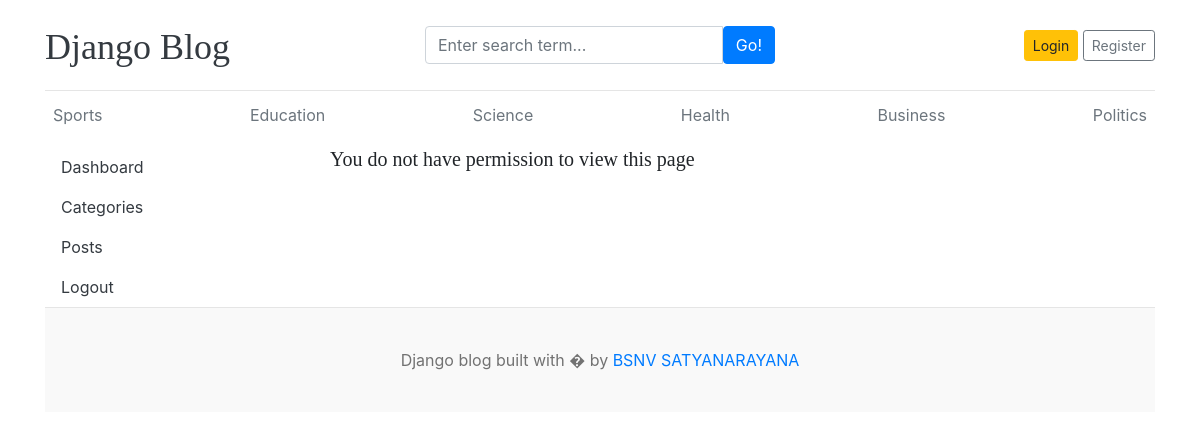
The page /dashboard/users/add/ on the database its author committed.
### blog/models.py (models this page shows, shortened)
class Category(models.Model):
    category_name=models.CharField(max_length=50,unique=True)
    created_at=models.DateTimeField(auto_now_add=True)
    updated_at=models.DateTimeField(auto_now=True)
    class Meta:
        verbose_name_plural='categories'

### dashboards/views.py (the view)
# urls.py: path('users/add/',views.add_user,name='add_user'),
def add_user(request):
    if request.method=='POST':
        form=AddUserForm(request.POST)
        if form.is_valid():
            form.save()
            return redirect('users')
    form=AddUserForm()
    context={
        'form':form,
    }
    return render(request,'dashboard/add_user.html',context)

### dashboards/forms.py
class AddUserForm(UserCreationForm):
    class Meta:
         model = User
         fields=('username','email','first_name','last_name','is_active','is_superuser','groups','user_permissions')

### blog/context_processors.py (called while the page is built)
def get_categories(request):
    categories=Category.objects.all()
    return dict(categories=categories)

def get_social_links(request):
    social_links=SocialLink.objects.all()
    return dict(social_links=social_links)

### templates/dashboard/add_user.html
{% extends 'base.html' %}
{% block content %}
{% load crispy_forms_tags %}
<div class="row">
    {% include 'dashboard/sidebar.html' %}
    <div class="col-md-9">
      {% if perms.auth.view_user %}
        <h3>Add New User</h3>
        <form action="{% url 'add_user' %}" method="POST">
          {% csrf_token %}
          {{ form | crispy }}
          <button type="submit" class="btn btn-warning">Submit</button>
        </form>
        <br>
        {% else %}
        <h5>You do not have permission to view this page </h5>
        {% endif %}
      </div>
</div>
{% endblock  %}

### templates/base.html (shortened to what this page needs)
{% load static %}
<!DOCTYPE html>
<html lang="en">
<head>
    <link href="https://getbootstrap.com/docs/4.0/dist/css/bootstrap.min.css" rel="stylesheet">
    <link href="{% static 'css/blog.css' %}" rel="stylesheet">
    <link rel="stylesheet" href="https://cdnjs.cloudflare.com/ajax/libs/font-awesome/4.7.0/css/font-awesome.min.css">
  </head>
<body>
    <div class="container">
      <header class="blog-header py-3">
        <div class="row flex-nowrap justify-content-between align-items-center">
          <div class="col-4 pt-1">
            <a class="blog-header-logo text-dark" href="/">Django Blog</a>
          </div>
          <div class="col-4">
            <form action="{% url 'search' %}" method="GET">
              <div class="input-group">
                <input class="form-control" type="text" name="keyword" value="{{keyword}}" placeholder="Enter search term..." aria-label="Enter search term..." aria-describedby="button-search" />
                <button type="submit" class="btn btn-primary" id="button-search" type="button">Go!</button>
            </div>
            </form>
          </div>
          <div class="col-4 d-flex justify-content-end align-items-center">
            {% if not user.is_authenticated %}
            <a class="btn btn-sm btn-warning" href="{% url 'login' %}">Login</a> &nbsp;
            <a class="btn btn-sm btn-outline-secondary" href="{% url 'register' %}">Register</a>
          </div>
          {% else %}
          <span><a href="{% url 'dashboard' %}">Dashboard</a></span>
          &emsp;
          <span><a href="{% url 'logout' %}">Logout</a></span>
          {% endif %}
        </div>
      </header>
      <div class="nav-scroller py-1 mb-2">
        <nav class="nav d-flex justify-content-between">
          {% for cat in categories %}
          <a class="p-2 text-muted" href="{% url 'posts_by_category' cat.id %}">{{cat.category_name}}</a>
          {% endfor %}
        </nav>
      </div>
{% block content  %}
{% endblock  %}
<footer class="blog-footer">
    <p>Django blog built with � by <a href="#">BSNV SATYANARAYANA</a></p>
  </footer>
  </body>
  </html>

### project1/static/css/blog.css (style rules this page uses)
.blog-header { border-bottom: 1px solid #e5e5e5; }
.blog-header-logo { font-family: "Playfair Display", Georgia, "Times New Roman", serif; font-size: 2.25rem; }
h1, h2, h3, h4, h5, h6 { font-family: "Playfair Display", Georgia, "Times New Roman", serif; }
.blog-footer { padding: 2.5rem 0; color: #727272; text-align: center; background-color: #f9f9f9; border-top: .05rem solid #e5e5e5; }
.blog-footer p:last-child { margin-bottom: 0; }

### rows shown on the page
Category: category_name "Sports"
Category: category_name "Education"
Category: category_name "Science"
Category: category_name "Health"
Category: category_name "Business"
Category: category_name "Politics"
